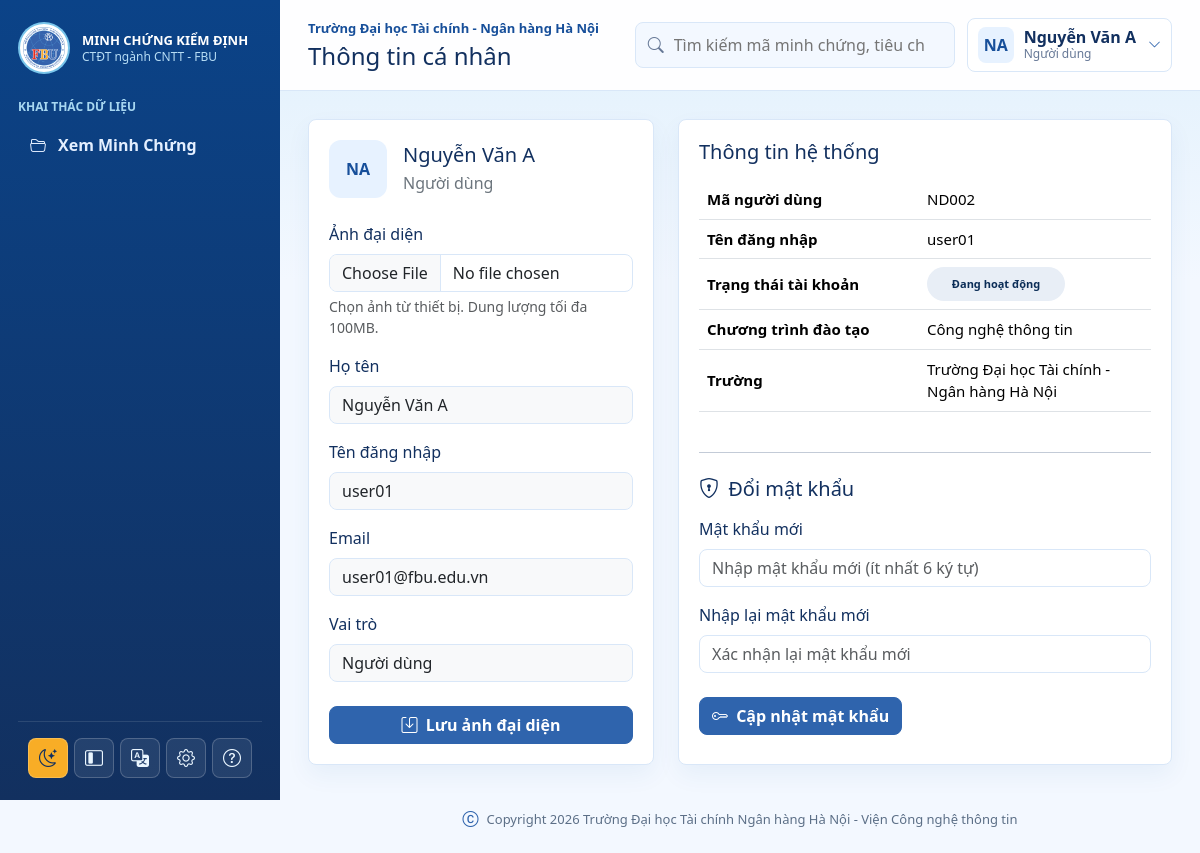
Page /user/profile.php (signed in) on the earlier database version.
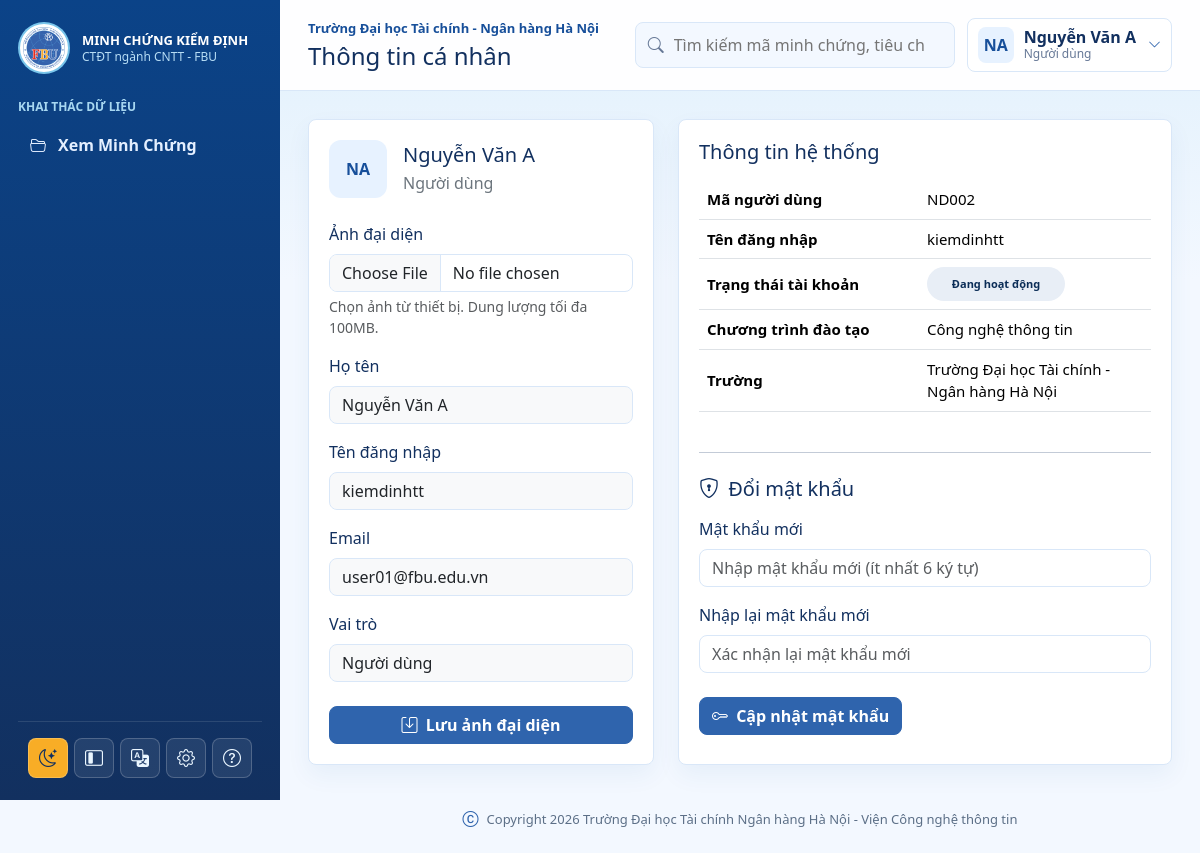
Same page on the later database version.
### tables this page shows
CREATE TABLE NguoiDung (
    MaNguoiDung INT AUTO_INCREMENT PRIMARY KEY,
    HoTen VARCHAR(150) NOT NULL,
    DonViCongTac VARCHAR(255) NULL,
    Email VARCHAR(150) NOT NULL UNIQUE,
    SoDienThoai VARCHAR(30) NULL,
    TenDangNhap VARCHAR(80) NOT NULL UNIQUE,
    MatKhau VARCHAR(255) NOT NULL,
    VaiTro ENUM('admin', 'user') NOT NULL DEFAULT 'user',
    TrangThai TINYINT(1) NOT NULL DEFAULT 1,
    DuongDanAnhDaiDien VARCHAR(500) NULL,
    DangNhapCuoi DATETIME NULL,
    NgayTao TIMESTAMP DEFAULT CURRENT_TIMESTAMP
);

### includes/data.php (called while the page is built, shortened)
<?php
$pdo = db();
$trainingProgram = [
    'name'   => 'Công nghệ thông tin',
    'code'   => '7480201',
    'degree' => 'Cử nhân',
    'school' => 'Trường Đại học Tài chính - Ngân hàng Hà Nội',
    'cycle'  => '2026-2031',
];
$roles = [
    'admin' => 'Quản trị viên',
    'user'  => 'Người dùng',
];
if (!function_exists('vn_user_status')) {
    function vn_user_status(int $status): string
    {
        return $status === 1 ? 'Đang hoạt động' : 'Ngưng áp dụng';
    }
}
$users = [];
$stmt = $pdo->query("
    SELECT
        u.MaNguoiDung AS id,
        u.MaNguoiDung AS user_code,
        u.HoTen,
        u.DonViCongTac,
        u.Email,
        COALESCE(u.SoDienThoai, '') AS phone,
        u.TenDangNhap,
        u.VaiTro,
        u.TrangThai,
        u.DuongDanAnhDaiDien AS avatar
    FROM NguoiDung u
    ORDER BY u.MaNguoiDung
");
foreach ($stmt->fetchAll() as $row) {
    $roleName = $row['VaiTro'] === 'admin' ? 'Quản trị viên' : 'Người dùng';
    $users[] = [
        'id'         => $row['id'],
        'code'       => $row['user_code'],
        'name'       => $row['HoTen'],
        'username'   => $row['TenDangNhap'],
        'email'      => $row['Email'],
        'phone'      => $row['phone'] ?? '',
        'department' => $row['DonViCongTac'] ?? '',
        'role'       => $row['VaiTro'],
        'role_code'  => $row['VaiTro'],
        'role_name'  => $roleName,
        'avatar'     => $row['avatar'],
        'status_raw' => (int) $row['TrangThai'],
        'status'     => vn_user_status($row['TrangThai']),
    ];
}
if (!function_exists('current_user')) {
    function current_user(): array
    {
        global $users;
        $userId = $_SESSION['user_id'] ?? 'ND001';
        foreach ($users as $u) {
            if ((string) $u['id'] === (string) $userId) {
                return $u;
            }
        }
        return $users[0] ?? [
            'id'     => 'ND001',
            'code'   => 'ND001',
            'name'   => 'Quản trị viên',
            'email'  => 'admin@fbu.edu.vn',
            'role'   => 'admin',
            'avatar' => null,
        ];
    }
}
$currentUser = current_user();

### user/profile.php (the view, shortened to what this page needs)
<?php
require_once __DIR__ . '/../includes/helpers.php';
require_once __DIR__ . '/../config/database.php';
$avatarMaxMb = 100;
require_once __DIR__ . '/../includes/data.php';
$stmt = $pdo->prepare("
    SELECT u.*,
           u.TenDangNhap AS username,
           u.TrangThai AS status,
           u.HoTen AS full_name,
           u.DuongDanAnhDaiDien AS avatar_path,
           u.VaiTro AS role_code
    FROM NguoiDung u
    WHERE u.MaNguoiDung = :id
    LIMIT 1
");
$stmt->execute(['id' => $userId]);
$profile = $stmt->fetch();
$roleName = ($profile['role_code'] ?? 'user') === 'admin' ? 'Quản trị viên' : 'Người dùng';
$heading = 'Thông tin cá nhân';
include __DIR__ . '/../includes/header.php';
?>
<div class="row g-4 profile-layout">
    <div class="col-xl-5">
        <div class="panel h-100">
            <div class="d-flex align-items-center gap-3 mb-4">
                <?= avatar_html($profile['avatar_path'] ?? null, $profile['full_name'], 'avatar profile-avatar') ?>
                <div>
                    <h2 class="h5 mb-1"><?= htmlspecialchars($profile['full_name']) ?></h2>
                    <p class="text-secondary mb-0"><?= htmlspecialchars($roleName) ?></p>
                </div>
            </div>
            <form method="post" enctype="multipart/form-data">
                <div class="mb-3">
                    <label class="form-label">Ảnh đại diện</label>
                    <input class="form-control" name="avatar_file" type="file" accept=".jpg,.jpeg,.png,.webp,.gif">
                    <div class="form-text">Chọn ảnh từ thiết bị. Dung lượng tối đa <?= $avatarMaxMb ?>MB.</div>
                </div>
                <div class="mb-3">
                    <label class="form-label">Họ tên</label>
                    <input class="form-control bg-light" value="<?= htmlspecialchars($profile['full_name']) ?>" readonly title="Chỉ Quản trị viên mới có quyền đổi họ tên">
                </div>
                <div class="mb-3">
                    <label class="form-label">Tên đăng nhập</label>
                    <input class="form-control bg-light" value="<?= htmlspecialchars($profile['username']) ?>" readonly title="Không thể thay đổi tên đăng nhập">
                </div>
                <div class="mb-3">
                    <label class="form-label">Email</label>
                    <input class="form-control bg-light" value="<?= htmlspecialchars($profile['Email'] ?? '') ?>" readonly title="Chỉ Quản trị viên mới có quyền đổi email">
                </div>
                <div class="mb-4">
                    <label class="form-label">Vai trò</label>
                    <input class="form-control bg-light" value="<?= htmlspecialchars($roleName) ?>" readonly>
                </div>
                <button class="btn btn-primary w-100" type="submit">
                    <i class="bi bi-save me-1"></i> Lưu ảnh đại diện
                </button>
            </form>
        </div>
    </div>
    <div class="col-xl-7">
        <div class="panel h-100">
            <h2 class="h5 mb-3">Thông tin hệ thống</h2>
            <div class="profile-info-table">
                <table class="table">
                    <tbody>
                    <tr>
                        <th style="width: 220px;">Mã người dùng</th>
                        <td>ND<?= str_pad((int)($profile['MaNguoiDung'] ?? 0), 3, '0', STR_PAD_LEFT) ?></td>
                    </tr>
                    <tr>
                        <th>Tên đăng nhập</th>
                        <td><?= htmlspecialchars($profile['username']) ?></td>
                    </tr>
                    <tr>
                        <th>Trạng thái tài khoản</th>
                        <td><?= readonly_status_select(vn_user_status($profile['status'])) ?></td>
                    </tr>
                    <tr>
                        <th>Chương trình đào tạo</th>
                        <td><?= htmlspecialchars($trainingProgram['name']) ?></td>
                    </tr>
                    <tr>
                        <th>Trường</th>
                        <td><?= htmlspecialchars($trainingProgram['school']) ?></td>
                    </tr>
                    </tbody>
                </table>
            </div>
            <hr class="my-4">
            <h2 class="h5 mb-3"><i class="bi bi-shield-lock me-1"></i> Đổi mật khẩu</h2>
            <form method="post">
                <div class="mb-3">
                    <label class="form-label">Mật khẩu mới</label>
                    <input class="form-control" type="password" name="new_password" placeholder="Nhập mật khẩu mới (ít nhất 6 ký tự)" required>
                </div>
                <div class="mb-4">
                    <label class="form-label">Nhập lại mật khẩu mới</label>
                    <input class="form-control" type="password" name="confirm_password" placeholder="Xác nhận lại mật khẩu mới" required>
                </div>
                <button class="btn btn-primary" type="submit">
                    <i class="bi bi-key me-1"></i> Cập nhật mật khẩu
                </button>
            </form>
        </div>
    </div>
</div>
<?php include __DIR__ . '/../includes/footer.php'; ?>

### includes/header.php (shortened to what this page needs)
<?php
require_once __DIR__ . '/helpers.php';
require_once __DIR__ . '/data.php';
$pageTitle = $pageTitle ?? $appName;
?>
<!doctype html>
<html lang="vi">
<head>
    <link href="https://cdn.jsdelivr.net/npm/bootstrap@5.3.3/dist/css/bootstrap.min.css" rel="stylesheet">
    <link href="https://cdn.jsdelivr.net/npm/bootstrap-icons@1.11.3/font/bootstrap-icons.css" rel="stylesheet">
    <link href="<?= base_url('assets/css/app.css?v=24') ?>" rel="stylesheet">
</head>
<body>
<div class="app-shell">
    <?php include __DIR__ . '/sidebar.php'; ?>
    <main class="main-content">
        <header class="topbar">
            <div class="topbar-title">
                <p class="eyebrow mb-1"><?= htmlspecialchars($trainingProgram['school']) ?></p>
                <h1 class="h4 mb-0"><?= htmlspecialchars($heading ?? $pageTitle) ?></h1>
            </div>
            <div class="topbar-actions">
                <form class="search-box" action="<?= base_url('user/search.php') ?>" method="get">
                    <i class="bi bi-search"></i>
                    <input type="search" name="q" value="<?= htmlspecialchars($_GET['q'] ?? '') ?>" placeholder="Tìm kiếm mã minh chứng, tiêu chí...">
                </form>
                <div class="dropdown user-menu">
                    <button class="user-chip" type="button" data-bs-toggle="dropdown" aria-expanded="false">
                        <?= avatar_html($currentUser['avatar'] ?? null, $currentUser['name']) ?>
                        <span class="user-chip-text">
                            <strong><?= htmlspecialchars($currentUser['name']) ?></strong>
                            <small><?= htmlspecialchars($roles[$currentUser['role']] ?? 'Người dùng') ?></small>
                        </span>
                        <i class="bi bi-chevron-down user-chip-icon"></i>
                    </button>
                </div>
            </div>
        </header>
        <section class="content-wrap">

### includes/sidebar.php (shortened to what this page needs)
<aside class="sidebar">
    <a class="brand" href="<?= base_url(current_role() === 'admin' ? 'admin/dashboard.php' : 'admin/evidences.php') ?>">
        <span class="brand-mark"><img src="<?= base_url('assets/images/fbu-logo.png') ?>" alt="FBU"></span>
        <span>
            <strong>MINH CHỨNG KIỂM ĐỊNH</strong>
            <small>CTĐT ngành CNTT - FBU</small>
        </span>
    </a>
    <?php if (current_role() === 'admin'): ?>
        <nav class="nav-group">
            <p>Quản trị hệ thống</p>
            <a class="<?= is_active('dashboard.php') ?>" href="<?= base_url('admin/dashboard.php') ?>"><i class="bi bi-speedometer2"></i> Tổng quan</a>
            <a class="<?= is_active('standard_sets.php') ?>" href="<?= base_url('admin/standard_sets.php') ?>"><i class="bi bi-collection"></i> Quản lý bộ tiêu chuẩn</a>
            <a class="<?= is_active('standards.php') ?>" href="<?= base_url('admin/standards.php') ?>"><i class="bi bi-diagram-3"></i> Quản lý tiêu chuẩn</a>
            <a class="<?= is_active('criteria.php') ?>" href="<?= base_url('admin/criteria.php') ?>"><i class="bi bi-list-check"></i> Quản lý tiêu chí</a>
            <a class="<?= is_active('evidences.php') ?>" href="<?= base_url('admin/evidences.php') ?>"><i class="bi bi-folder2-open"></i> Quản lý minh chứng</a>
            <a class="<?= is_active('users.php') ?>" href="<?= base_url('admin/users.php') ?>"><i class="bi bi-people"></i> Quản lý người dùng</a>
            <a class="<?= is_active('reports.php') ?>" href="<?= base_url('admin/reports.php') ?>"><i class="bi bi-bar-chart"></i> Thống kê</a>
        </nav>
    <?php else: ?>
        <nav class="nav-group">
            <p>Khai thác dữ liệu</p>
            <a class="<?= is_active('evidences.php') ?>" href="<?= base_url('admin/evidences.php') ?>"><i class="bi bi-folder2-open"></i> Xem Minh Chứng</a>
        </nav>
    <?php endif; ?>
    <div class="sidebar-footer">
        <div class="sidebar-tools">
        <button class="sidebar-icon-button theme-toggle" type="button" data-theme-toggle aria-label="Đổi giao diện sáng tối" title="Dark/Light mode">
            <i class="bi bi-moon-stars"></i>
        </button>
        <button class="sidebar-icon-button sidebar-collapse-toggle" type="button" data-sidebar-toggle aria-label="Ẩn/hiện sidebar" title="Ẩn/hiện sidebar">
            <i class="bi bi-layout-sidebar-inset"></i>
        </button>
        <button class="sidebar-icon-button sidebar-language-toggle" type="button" data-language-toggle aria-expanded="false" aria-controls="languagePanel" aria-label="Đổi ngôn ngữ" title="Language">
            <i class="bi bi-translate"></i>
        </button>
        <button class="sidebar-icon-button sidebar-settings-toggle" type="button" data-bs-toggle="offcanvas" data-bs-target="#settingsPanel" aria-controls="settingsPanel" aria-label="Cài đặt" title="Cài đặt">
            <i class="bi bi-gear"></i>
        </button>
        <button class="sidebar-icon-button sidebar-policy-toggle" type="button" data-bs-toggle="modal" data-bs-target="#privacyPolicyModal" aria-label="Privacy &amp; Policy" title="Privacy &amp; Policy">
            <i class="bi bi-question-circle"></i>
        </button>
        </div>
    </div>
</aside>

### includes/helpers.php (shortened to what this page needs)
<?php
function base_url(string $path = ''): string
{
    $script = str_replace('\\', '/', dirname($_SERVER['SCRIPT_NAME']));
    $root = preg_replace('#/(admin|user|auth|includes)$#', '', $script);
    $root = rtrim($root, '/');
    return $root . '/' . ltrim($path, '/');
}
function restore_login_from_cookie(): bool
{
    if (!empty($_SESSION['user_id'])) {
        return true;
    }
    return true;
}
function current_role(): ?string
{
    return $_SESSION['role'] ?? null;
}
function is_active(string $page): string
{
    $current = basename($_SERVER['PHP_SELF']);
    return $current === $page ? 'active' : '';
}
function status_value_from_label(string $status): string
{
    $map = [
        'Đã duyệt' => 'approved',
        'Chờ rà soát' => 'reviewing',
        'Cần bổ sung' => 'need_update',
        'Đủ minh chứng' => 'complete',
        'Thiếu minh chứng' => 'missing',
        'Hoạt động' => 'active',
        'Tạm khóa' => 'locked',
        'Đang áp dụng' => 'active_set',
        'Ngưng áp dụng' => 'inactive_set',
        'Đã duyệt' => 'approved',
        'Chờ rà soát' => 'reviewing',
        'Cần bổ sung' => 'need_update',
        'Đủ minh chứng' => 'complete',
        'Thiếu minh chứng' => 'missing',
        'Hoạt động' => 'active',
        'Tạm khóa' => 'locked',
        'Đang áp dụng' => 'active_set',
        'Ngưng áp dụng' => 'inactive_set',
    ];
    return $map[$status] ?? strtolower(preg_replace('/[^a-z0-9_]+/i', '_', $status));
}
function status_select_tone(string $value): string
{
    switch ($value) {
        default:
            return 'secondary';
    }
}
function readonly_status_select(string $status): string
{
    $value = status_value_from_label($status);
    $tone = status_select_tone($value);
    $safeValueClass = preg_replace('/[^a-z0-9_\-]+/i', '_', $value);
    $label = htmlspecialchars($status, ENT_QUOTES, 'UTF-8');
    return '<span class="status-select status-select-readonly status-select-' . htmlspecialchars($tone, ENT_QUOTES, 'UTF-8') . ' status-select-' . htmlspecialchars($safeValueClass, ENT_QUOTES, 'UTF-8') . '" aria-label="Trạng thái"><span>' . $label . '</span></span>';
}
function user_initials(string $name): string
{
    $name = trim($name);
    $parts = preg_split('/\s+/u', $name);
    $first = mb_substr($parts[0] ?? 'U', 0, 1, 'UTF-8');
    $last = mb_substr($parts[count($parts) - 1] ?? $first, 0, 1, 'UTF-8');
    return mb_strtoupper($first . $last, 'UTF-8');
}
function avatar_html(?string $avatarPath, string $name, string $class = 'avatar'): string
{
    return '<span class="' . htmlspecialchars($class, ENT_QUOTES, 'UTF-8') . '">' . htmlspecialchars(user_initials($name), ENT_QUOTES, 'UTF-8') . '</span>';
}
?>

### includes/footer.php (shortened to what this page needs)
        </section>
        <footer class="main-footer">
            <i class="bi bi-c-circle"></i>
            <span>Copyright 2026 Trường Đại học Tài chính Ngân hàng Hà Nội - Viện Công nghệ thông tin</span>
        </footer>
    </main>
</div>
</body>
</html>

Differences in the rows shown:
changed nguoidung "Nguyễn Văn A": TenDangNhap "user01" → "kiemdinhtt"
